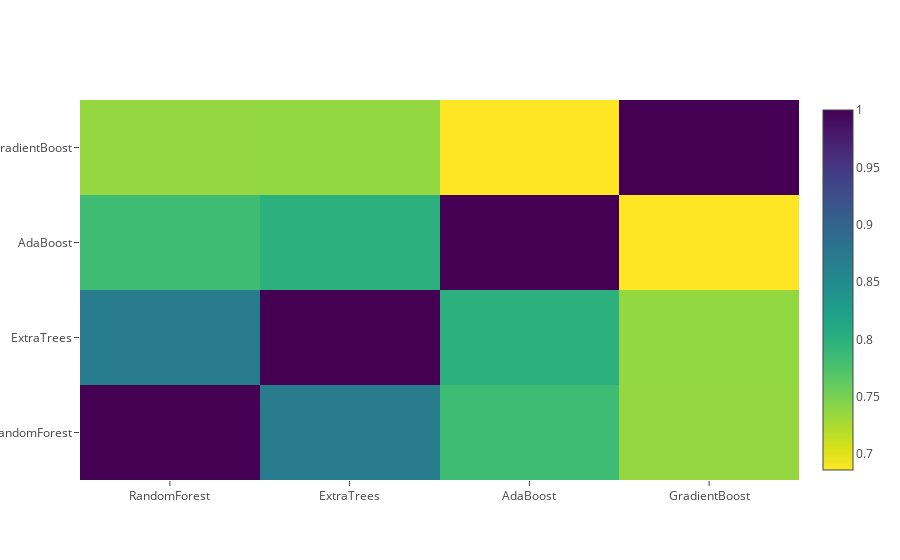

Here is the notebook cell this chart was saved with:
### Code cell
data = [
    go.Heatmap(
        z= base_predictions_train.astype(float).corr().values ,
        x=base_predictions_train.columns.values,
        y= base_predictions_train.columns.values,
          colorscale='Viridis',
            showscale=True,
            reversescale = True
    )
]
py.iplot(data, filename='labelled-heatmap')

### Figure 1 — Plotly figure (JSON) as saved in the notebook; plotly's stock layout.template omitted (floating-point values rounded to 4 significant figures)
{"data": [{"colorscale": "Viridis", "reversescale": true, "showscale": true, "type": "heatmap", "uid": "ea579788-9267-11e8-bc93-f21898185882", "x": ["RandomForest", "ExtraTrees", "AdaBoost", "GradientBoost"], "y": ["RandomForest", "ExtraTrees", "AdaBoost", "GradientBoost"], "z": [[1, 0.8701, 0.7838, 0.736], [0.8701, 1, 0.7996, 0.7368], [0.7838, 0.7996, 1, 0.686], [0.736, 0.7368, 0.686, 1]]}], "layout": {}}
